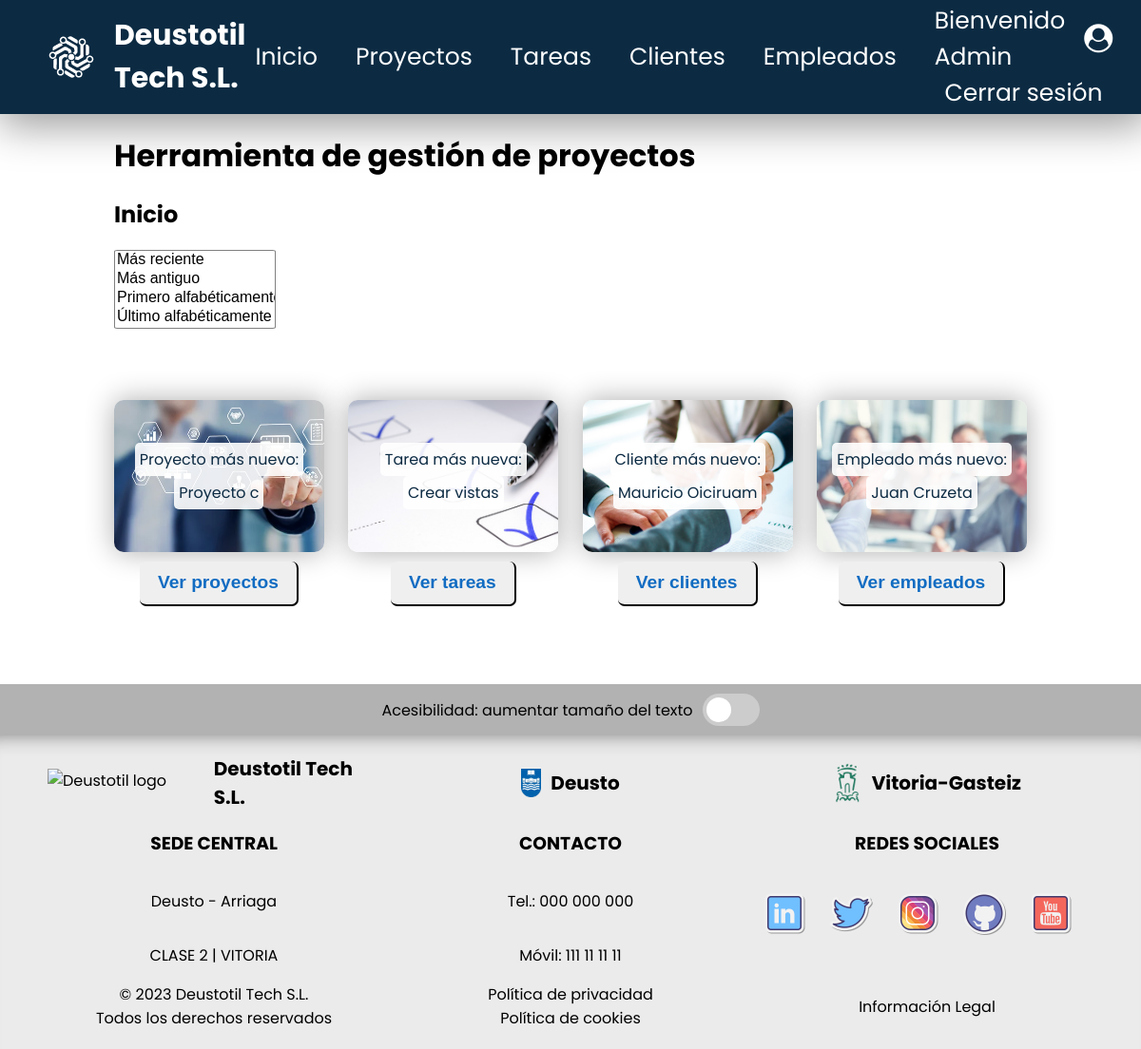
Screenshot of /appProyectos/0 (signed in) with the database file from the repository.
### appProyectos/models.py (models this page shows, shortened)
class Proyecto(models.Model):
    nombre = models.CharField(max_length=155)
    descripcion = models.CharField(max_length=255)
    fecha_inicio = models.DateField()
    fecha_fin = models.DateField()
    presupuesto = models.FloatField()
    cliente = models.ForeignKey(Cliente, on_delete=models.CASCADE)
    responsable = models.ForeignKey(Empleado, on_delete=models.CASCADE)

class Tarea(models.Model):
    nombre = models.CharField(max_length=155)
    descripcion = models.CharField(max_length=255)
    fecha_inicio = models.DateField()
    fecha_fin = models.DateField()
    responsable = models.ForeignKey(Empleado, on_delete=models.CASCADE)
    prioridad = models.ForeignKey(Prioridad, on_delete=models.CASCADE)
    estado = models.ForeignKey(Estado, on_delete=models.CASCADE)
    notas = models.CharField(blank=True, max_length=255)
    proyecto = models.ForeignKey(Proyecto, on_delete=models.CASCADE)

class Cliente(models.Model):
    dni = models.CharField(max_length=9)
    nombre = models.CharField(max_length=155)
    apellido = models.CharField(max_length=155)
    email = models.EmailField(max_length=155)
    telefono = models.IntegerField()

class Empleado(models.Model):
    dni = models.CharField(max_length=9)
    nombre = models.CharField(max_length=155)
    apellido = models.CharField(max_length=155)
    email = models.EmailField(max_length=155)
    telefono = models.IntegerField()

### appProyectos/views.py (the view, shortened to what this page needs)
# urls.py: path('<int:selector>', views.Index.as_view(), name='index'),
class Index(LoginRequiredMixin, TemplateView):
    template_name = 'index.html'
    def get_context_data(self, selector=0, **kwargs):
        context = super().get_context_data(**kwargs)
        if (selector == 0):
            context['proyecto'] = Proyecto.objects.last()
            context['tarea'] = Tarea.objects.last()
            context['cliente'] = Cliente.objects.last()
            context['empleado'] = Empleado.objects.last()
            context['filtro'] = 'más nuev'
        elif (selector == 1):
            context['proyecto'] = Proyecto.objects.first()
            context['tarea'] = Tarea.objects.first()
            context['cliente'] = Cliente.objects.first()
            context['empleado'] = Empleado.objects.first()
            context['filtro'] = 'más antigu'
        return context

### appProyectos/templates/index.html (shortened to what this page needs)
{% extends "base.html" %}
{% block contenido %}
<section id="section-index">
    <h1>Herramienta de gestión de proyectos</h1>
    <article>
        <h2>Inicio</h2>
        <select onchange="location=this.value;" multiple>
            <option value="{% url 'index' 0 %}">Más reciente</option>
            <option value="{% url 'index' 1 %}">Más antiguo</option>
            <option value="{% url 'index' 2 %}">Primero alfabéticamente</option>
            <option value="{% url 'index' 3 %}">Último alfabéticamente</option>
        </select>
        <ul>
            <li>
                {% if proyecto %}
                <a href="{% url 'proyecto' proyecto.id %}">
                    <div style="background-image: url('../static/images/proyecto-img.jpg');" alt="Proyecto reciente">
                        <span>Proyecto {{ filtro }}o:</span>
                        <span>{{ proyecto.nombre }}</span>
                    </div>
                </a>
                {% else %}
                <p>No se han encontrado proyectos recientes.</p>
                {% endif %}
                <a href="{% url 'index proyectos' %}" class="button">
                    <input type="button" class="button-big" value="Ver proyectos">
                </a>
            </li>
            <li>
                {% if tarea %}
                <a href="{% url 'tarea' tarea.id %}">
                    <div style="background-image: url('../static/images/tarea-img.jpg');" alt="Tarea reciente">
                        <span>Tarea {{ filtro }}a:</span>
                        <span>{{ tarea.nombre }}</span>
                    </div>
                </a>
                {% else %}
                <p>No se han encontrado tareas recientes.</p>
                {% endif %}
                <a href="{% url 'index tareas' %}" class="button">
                    <input type="button" class="button-big" value="Ver tareas">
                </a>
            </li>
            <li>
                {% if cliente %}
                <a href="{% url 'cliente' cliente.id %}">
                    <div style="background-image: url('../static/images/cliente-img.jpg');" alt="Cliente reciente">
                        <span>Cliente {{ filtro }}o:</span>
                        <span>{{ cliente.nombre }} {{ cliente.apellido }}</span>
                    </div>
                </a>
                {% else %}
                <p>No se han encontrado clientes recientes.</p>
                {% endif %}
                <a href="{% url 'index clientes' %}" class="button">
                    <input type="button" class="button-big" value="Ver clientes">
                </a>
            </li>
            <li>
                {% if empleado %}
                <a href="{% url 'empleado' empleado.id %}">
                    <div style="background-image: url('../static/images/empleado-img.jpg');" alt="Empleado reciente">
                        <span>Empleado {{ filtro }}o:</span>
                        <span>{{ empleado.nombre }} {{ empleado.apellido }}</span>
                    </div>
                </a>
                {% else %}
                <p>No se han encontrado empleados recientes.</p>
                {% endif %}
                <a href="{% url 'index empleados' %}" class="button">
                    <input type="button" class="button-big" value="Ver empleados">
                </a>
            </li>
        </ul>
    </article>
</section>
{% endblock contenido %}

### appProyectos/templates/base.html (shortened to what this page needs)
{% load static %}
<!DOCTYPE html>
<html lang="es">
<head>
    <link rel="stylesheet" href="{% static 'css/styles.css' %}?v=3.1">
    <link rel="stylesheet" href="https://cdnjs.cloudflare.com/ajax/libs/font-awesome/4.7.0/css/font-awesome.min.css">
</head>
<body>
    <header id="header-principal">
        <div>
            <a href="{% url 'index' 0 %}">
                <img src="{% static 'images/logo-white.png' %}" alt="Deustotil logo blue" />
                <span>Deustotil Tech S.L.</span>
            </a>
        </div>
        <nav>
            <ul>
                {% if request.user.is_authenticated %}
                <li>
                    <a href="{% url 'index' 0 %}">Inicio</a>
                </li>
                <li>
                    <a href="{% url 'index proyectos' %}">Proyectos</a>
                </li>
                <li>
                    <a href="{% url 'index tareas' %}">Tareas</a>
                </li>
                <li>
                    <a href="{% url 'index clientes' %}">Clientes</a>
                </li>
                <li>
                    <a href="{% url 'index empleados' %}">Empleados</a>
                </li>
                <div id="header-cuenta">
                <li>
                    <a href="{% url 'user' %}">Bienvenido {{ request.user | title }} <span><i class="fa fa-user-circle" aria-hidden="true"></i></span></a>
                </li>
                <li>
                    <a href="{% url 'logout' %}" class="btn btn-outline">Cerrar sesión</a>
                </li>
                </div>
	            {% endif %}
            </ul>
        </nav>
    </header>
    <main>
        {% block contenido %}
        {% endblock contenido %}
        <div id="accessibility-panel">
            <label for="switch-accessibility">Acesibilidad: aumentar tamaño del texto</label>
            <label class="switch">
                <span class="slider"></span>
            </label>
        </div>
    </main>
    <footer id="footer-principal">
        <div class="container-footer">
            <div class="item1-footer">
                <img src="{% static 'images/logo.png' %}" alt="Deustotil logo white">
                <span>Deustotil Tech S.L.</span>
            </div>
            <div class="item1-footer">
                <img src="{% static 'images/deusto-logo.png' %}" alt="Deusto logo">
                <span>Deusto</span>
            </div>
            <div class="item1-footer">
                <img id="logo-img-footer" src="{% static 'images/vitoria-logo.png' %}" alt="Vitoria-Gasteiz">
                <span >Vitoria-Gasteiz</span>
            </div>
        </div>
        <div class="container-footer">
            <div class="item2-footer">
                <h3>SEDE CENTRAL</h3>
                <p>Deusto - Arriaga</p>
                <p>CLASE 2 | VITORIA</p>
            </div>
            <div class="item2-footer">
                <h3>CONTACTO</h3>
                <a class="link-block" href="tel:000 000 000">
                    <p>Tel.: 000 000 000</p>
                </a>
                <a class="link-block" href="tel:111 111 111">
                    <p>Móvil: 111 11 11 11</p>
                </a>
            </div>
            <div class="item2-footer">
                <h3>REDES SOCIALES</h3>
                <div>
                    <ul>
                        <li>
                            <a href="">
                                <img src="{% static 'images/linkedin-logo.png' %}" alt="logo linkedin">
                            </a>
                        </li>
                        <li>
                            <a href="">
                                <img src="{% static 'images/twitter-logo.png' %}" alt="logo twitter">
                            </a>
                        </li>
                        <li>
                            <a href="">
                                <img src="{% static 'images/instagram-logo.png' %}" alt="logo instagram">
                            </a>
                        </li>
                        <li>
                            <a href="https://github.com/MauricioTS15/proyectoColaborativo">
                                <img src="{% static 'images/github-logo.png' %}" alt="logo github">
                            </a>
                        </li>
                        <li>
                            <a href="">
                                <img src="{% static 'images/youtube-logo.png' %}" alt="logo youtube">
                            </a>
                        </li>
                    </ul>
                </div>
            </div>
        </div>
        <div class="container-footer">
            <div class="item3-footer">
                <span>© 2023 Deustotil Tech S.L.</span>
                <span>Todos los derechos reservados</span>
            </div>
            <div class="item3-footer">
                <a class="link-block" href="">
                    <span>Política de privacidad</span>
                </a>
                <a class="link-block" href="">
                    <span>Política de cookies</span>
                </a>
            </div>
            <div class="item3-footer">
                <a class="link-block" href="">
                    <span>Información Legal</span>
                </a>
            </div>
        </div>
    </footer>
</body>
</html>

### appProyectos/static/css/styles.css (style rules this page uses)
#header-principal { position: fixed; background-color: #0C2B43; display: flex; width: 100%; justify-content: space-between; height: 120px; align-items: center; box-shadow: 4px 7px 45px 5px rgba(0, 0, 0, 0.4); }
#header-principal div { display: flex; align-items: center; }
#header-principal div a { display: flex; align-items: center; text-decoration: none; }
#header-principal div a img { display: flex; align-items: center; margin-left: 50px; height: 50px; }
#header-principal div a span { font-size: 30px; color: white; font-weight: bold; margin-left: 20px; }
#header-principal nav { font-size: 25px; cursor: pointer; margin-right: 50px; }
#header-principal nav ul { display: flex; list-style: none; align-items: center; }
#header-principal nav ul li { margin: 0 20px; }
#header-principal nav ul li a { color: white; text-decoration: none; }
#header-cuenta { display: flex; flex-direction: column; }
#footer-principal { background-color: rgb(235, 235, 235); margin: 0; width: 100%; box-shadow: 0 20px 20px -20px rgba(0, 0, 0, 0.45) inset; padding-top: 20px; padding-bottom: 20px; }
.container-footer { display: flex; justify-content: space-between; margin-left: 50px; margin-right: 50px; }
.item1-footer { display: flex; align-items: center; justify-content: center; width: 350px; }
.item1-footer img { height: 30px; }
.item1-footer span { font-size: 20px; font-weight: bold; margin-left: 10px; }
#logo-img-footer { height: 60px; }
.item2-footer { display: flex; flex-direction: column; align-items: center; width: 350px; }
.item2-footer ul { display: flex; padding-left: 0; }
.item2-footer ul li { display: flex; margin-right: 20px; }
.item2-footer ul li img { width: 50px; transition: transform .1s; }
.item3-footer { display: flex; width: 350px; flex-direction: column; justify-content: center; align-items: center; }
.link-block { text-decoration: none; color: black; }
body { font-family: 'Poppins', sans-serif; margin: 0 auto; }
main { padding-top: 120px; }
img { max-width: 100%; }
h1 { margin: 0 auto; }
.button { text-decoration: none; }
.button-big { border-radius: 7px; border-top: none; border-left: none; padding: 0.6em 1em; font-size: larger; font-weight: bold; color: rgb(17, 108, 194); transition: transform .1s; }
#section-index { margin: 20px 10vw 20px 10vw; height: 70vh; }
#section-index h1 { font-size: 2em; margin-bottom: 0.5em; }
#section-index article ul { width: 100%; display: flex; justify-content: space-between; padding: 0; margin-top: 60px; }
#section-index article ul li { list-style: none; width: 23%; }
#section-index article ul li a { width: 100%; text-decoration: none; display: flex; flex-direction: column; align-items: center; }
#section-index article ul li a div { width: 100%; align-items: center; height: 160px; max-width: 100%; border-radius: 10px; box-shadow: rgb(173, 173, 173) 0px 0px 30px 0px; background-repeat: no-repeat; margin-bottom: 10px; display: flex; justify-content: center; flex-direction: column; background-size: cover; transition: transform .1s; }
#section-index article ul li a div span { border-radius: 5px; padding: 5px; color: #0C2B43; background-color: rgba(255, 255, 255, 0.9); text-align: center; }
#accessibility-panel { background-color: rgb(178 178 178); padding: 10px; display: flex; justify-content: center; align-items: center; gap: 10px; }
.switch { position: relative; display: inline-block; width: 60px; height: 34px; }
.slider { position: absolute; cursor: pointer; top: 0; left: 0; right: 0; bottom: 0; background-color: #ccc; -webkit-transition: .4s; transition: .4s; border-radius: 34px; }
.slider:before { position: absolute; content: ""; height: 26px; width: 26px; left: 4px; bottom: 4px; background-color: white; -webkit-transition: .4s; transition: .4s; border-radius: 50%; }
form fieldset input, textarea, select { margin-bottom: 0.9em; border: 1px solid grey; border-radius: 2%; }
form fieldset input, select { width: 170px; font-size: 16px; }

### rows the page displays
Proyecto: nombre "Proyecto c"
Tarea: nombre "Crear vistas"
Cliente: nombre "Mauricio", apellido "Oiciruam"
Empleado: nombre "Juan", apellido "Cruzeta"

### other values shown
{{ request.user | title }} "Admin"
{{ filtro }} "más nuev"
